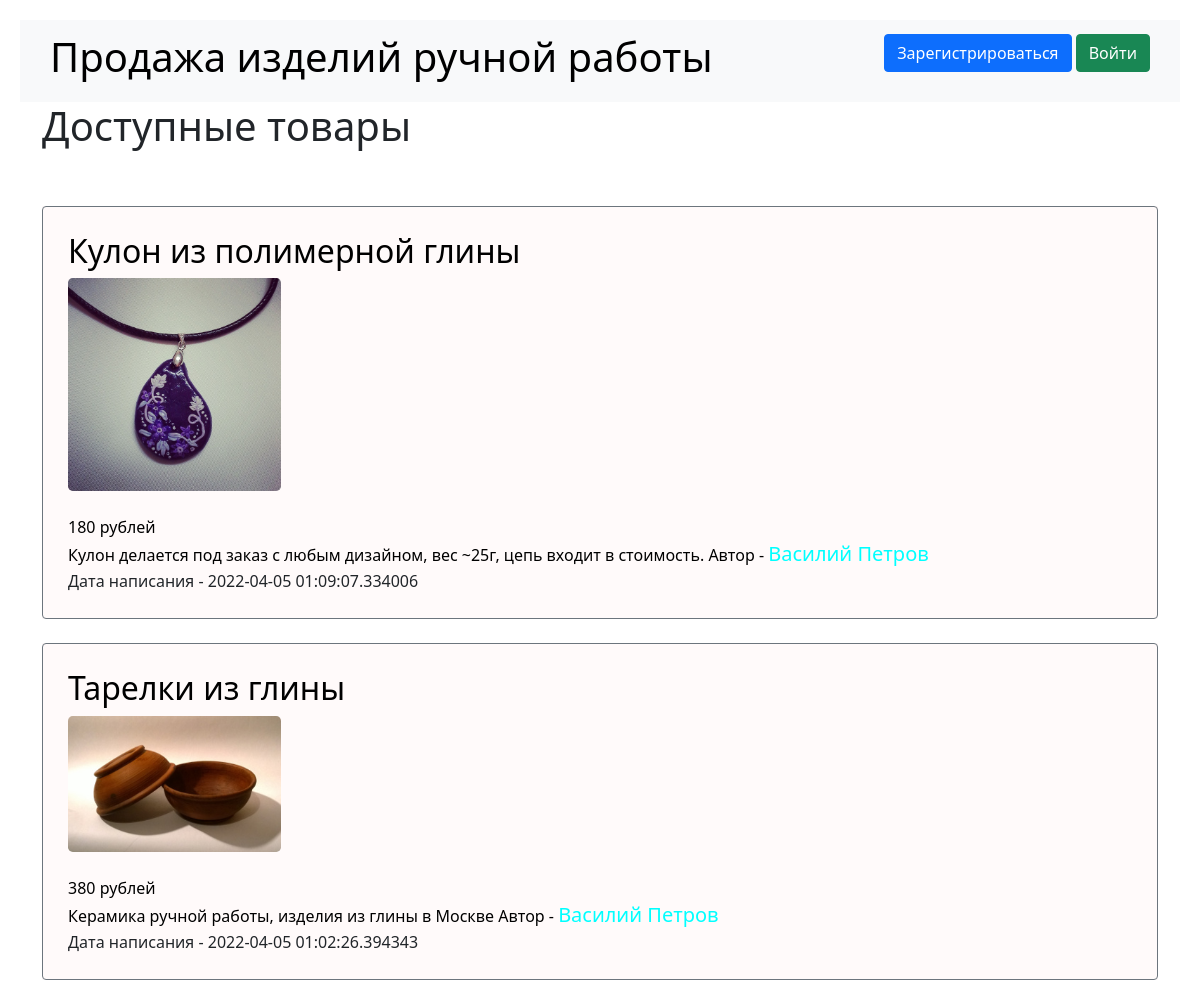
Before: / (upper part) with the older database file.
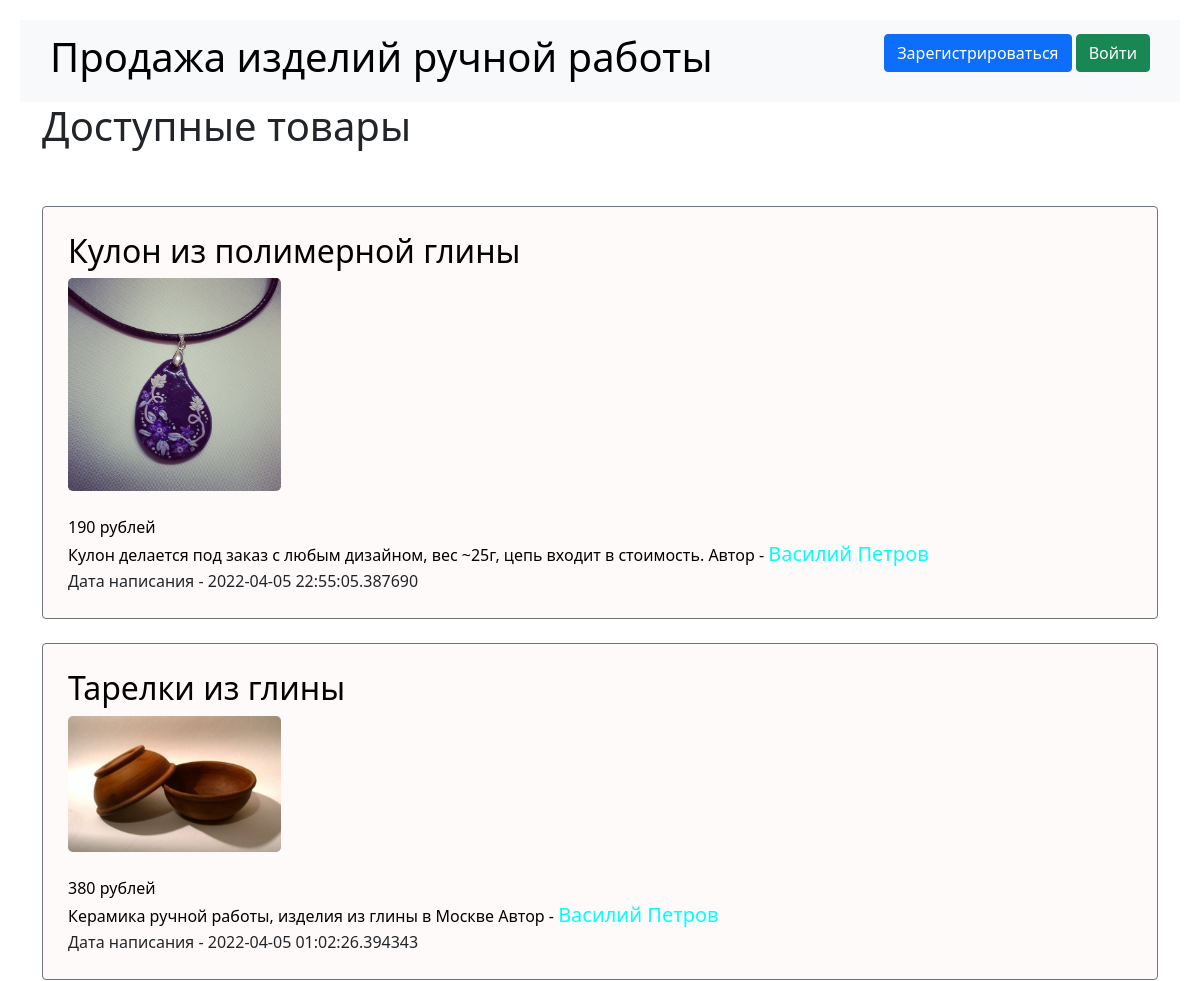
After: the same page with the newer database file.
### data/ads.py (models this page shows)
class Ad(SqlAlchemyBase, SerializerMixin):
    __tablename__ = 'ads'
    id = sqlalchemy.Column(sqlalchemy.Integer,
                           primary_key=True, autoincrement=True)
    user_id = sqlalchemy.Column(sqlalchemy.Integer,
                                sqlalchemy.ForeignKey("users.id"))
    title = sqlalchemy.Column(sqlalchemy.String, nullable=True)
    content = sqlalchemy.Column(sqlalchemy.String, nullable=True)
    price = sqlalchemy.Column(sqlalchemy.Integer, nullable=True)
    filename = sqlalchemy.Column(sqlalchemy.String, nullable=True)
    created_date = sqlalchemy.Column(sqlalchemy.DateTime,
                                     default=datetime.datetime.now)
    is_sold = sqlalchemy.Column(sqlalchemy.Boolean, default=False)
    user = orm.relation('User')

### data/users.py (models this page shows, shortened)
class User(SqlAlchemyBase, UserMixin, SerializerMixin):
    __tablename__ = 'users'
    id = sqlalchemy.Column(sqlalchemy.Integer,
                           primary_key=True, autoincrement=True)
    name = sqlalchemy.Column(sqlalchemy.String, nullable=True)
    surname = sqlalchemy.Column(sqlalchemy.String, nullable=True)
    patronymic = sqlalchemy.Column(sqlalchemy.String, nullable=True)
    city = sqlalchemy.Column(sqlalchemy.String, nullable=True)
    age = sqlalchemy.Column(sqlalchemy.Integer, nullable=True)
    email = sqlalchemy.Column(sqlalchemy.String,
                              index=True, unique=True, nullable=True)
    about = sqlalchemy.Column(sqlalchemy.String, nullable=True)
    hashed_password = sqlalchemy.Column(sqlalchemy.String, nullable=True)
    created_date = sqlalchemy.Column(sqlalchemy.DateTime,
                                     default=datetime.datetime.now)
    ads = orm.relation("Ad", back_populates='user')

### main.py (the view)
@app.route("/")
def index():
    db_sess = db_session.create_session()
    ads = db_sess.query(Ad).filter(Ad.is_sold == 0)
    return render_template("index.html", ads=ads,
                           title="Продажа изделий ручной работы",
                           css="static/css/index.css")

### data/db_session.py (called while the page is built)
def create_session() -> Session:
    global __factory
    return __factory()

### templates/index.html (shortened to what this page needs)
{% extends "base.html" %}
{% block content %}
<h1>Доступные товары</h1>
<br><br>
{% for item in ads|sort(attribute='created_date', reverse=true)%}
<div class="add">
    <div class="border border-secondary rounded">
        <a href="/ad/details/{{ item.id }}"
           title="Подробнее о товаре" id="add_href">
            <h2>{{item.title}}</h2>
            <div>
                <img src="../static/img/{{item.filename}}"
                     alt="Изображение товара" class="rounded-3"><br>
            </div>
            {{item.price}} рублей<br>
            {{item.content}}
            Автор - <a class="navbar-brand" href="/user/{{item.user.id}}"
                       title="Подробнее об авторе" id="profile_href">
            {{item.user.name}} {{item.user.surname}}</a><br>
            Дата написания - {{item.created_date}}
        </a>
    </div>
</div><br>
{% endfor %}
{% endblock %}

### templates/base.html (shortened to what this page needs)
<!doctype html>
<html lang="en">
<head>
    <link href="https://cdn.jsdelivr.net/npm/bootstrap@5.1.3/dist/css/bootstrap.min.css"
          rel="stylesheet"
>
    <link rel="stylesheet" type="text/css" href={{css}}/>
    <link rel="stylesheet" type="text/css" href="static/css/base.css"/>
</head>
<body>
<header>
    <nav class="navbar navbar-light bg-light">
        <span class="navbar-text h1" style="color:black">Продажа изделий ручной работы</span>
        {% if current_user.is_authenticated %}
            <a class="navbar-brand" href="/logout">
                {{ current_user.name }} {{ current_user.surname }}</a>
        {% else %}
            <p>
                <a class="btn btn-primary "
                   href="/register">Зарегистрироваться</a>
                <a class="btn btn-success" href="/login">Войти</a>
            </p>
        {% endif %}
    </nav>
</header>
<main role="main" class="container">
    {% block content %}{% endblock %}
</main>
</body>
</html>

### static/css/index.css (style rules this page uses)
.border { padding: 25px 25px; }
.add { background-color: #FFFAFA; }
#add_href { color: #000000; text-decoration: none; }
#profile_href { color: #00FFFF; text-decoration: none; }
img { max-width: 20%; height: auto; display: block; }

### static/css/base.css (style rules this page uses)
body { margin: 20px; }
.navbar { padding: 5px 30px; }

Changed rows visible on the page:
changed Ad "Кулон из полимерной глины": price "180" → "190"; created_date "2022-04-05 01:09:07.334006" → "2022-04-05 22:55:05.387690"
